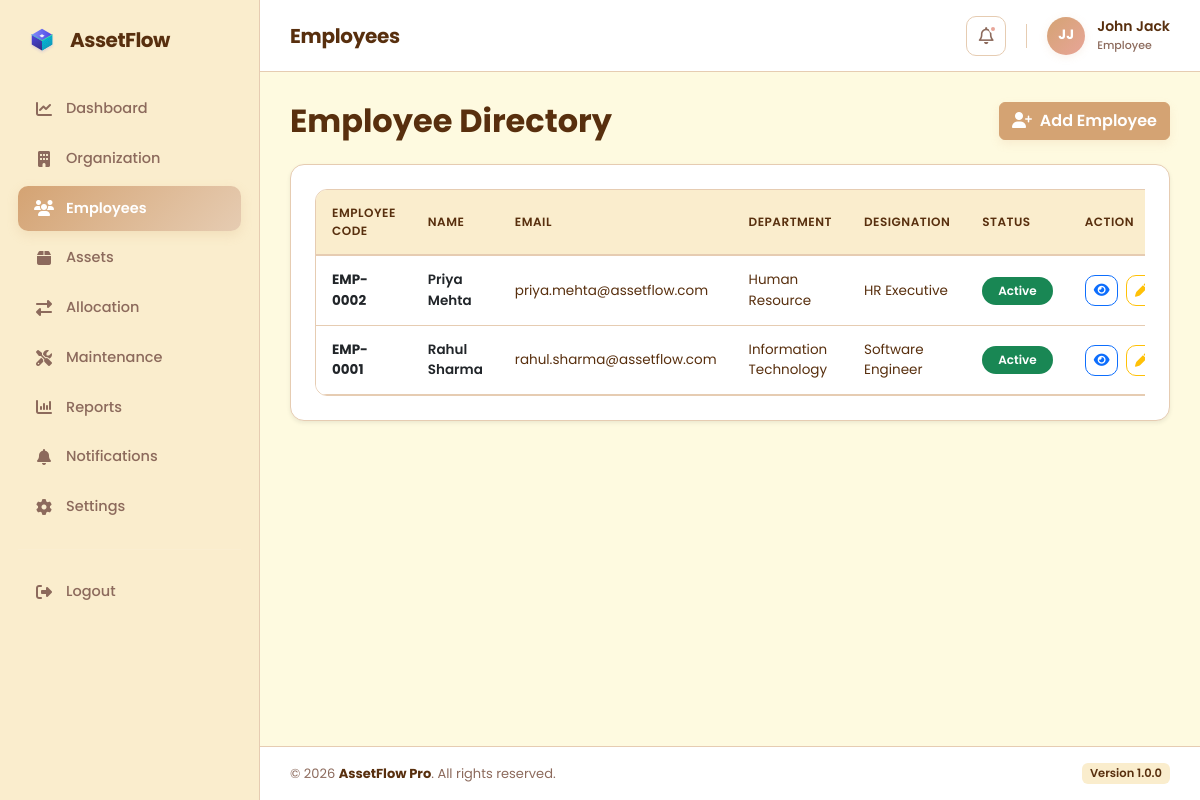
/AssetFlow/dashboard.php?page=employees (signed in), run on the app's committed database.
### tables this page shows
CREATE TABLE IF NOT EXISTS `employees` (
  `employee_id` int(11) NOT NULL AUTO_INCREMENT,
  `employee_code` varchar(20) NOT NULL,
  `first_name` varchar(100) NOT NULL,
  `last_name` varchar(100) NOT NULL,
  `email` varchar(150) DEFAULT NULL,
  `phone` varchar(20) DEFAULT NULL,
  `department_id` int(11) NOT NULL,
  `designation` varchar(100) DEFAULT NULL,
  `status` enum('Active','Inactive') DEFAULT 'Active',
  `created_at` timestamp NOT NULL DEFAULT current_timestamp(),
  PRIMARY KEY (`employee_id`),
  UNIQUE KEY `employee_code` (`employee_code`),
  UNIQUE KEY `email` (`email`),
  KEY `department_id` (`department_id`)
);

CREATE TABLE IF NOT EXISTS `departments` (
  `department_id` int(11) NOT NULL AUTO_INCREMENT,
  `department_name` varchar(100) NOT NULL,
  `manager_name` varchar(100) DEFAULT NULL,
  `description` text DEFAULT NULL,
  `department_code` varchar(20) DEFAULT NULL,
  `parent_department` int(11) DEFAULT NULL,
  `status` enum('Active','Inactive') DEFAULT 'Active',
  `created_at` timestamp NOT NULL DEFAULT current_timestamp(),
  PRIMARY KEY (`department_id`),
  UNIQUE KEY `department_name` (`department_name`),
  KEY `parent_department` (`parent_department`)
);

### AssetFlow/models/Employee.php (called while the page is built, shortened)
<?php
require_once __DIR__ . "/../config/database.php";
class Employee
{
    private $conn;
    public function __construct()
    {
        $db = new Database();
        $this->conn = $db->connect();
    }
    public function getAll()
    {
        $sql = "SELECT
                e.*,
                d.department_name
            FROM employees e
            INNER JOIN departments d
                ON e.department_id = d.department_id
            ORDER BY e.employee_id DESC";
        $stmt = $this->conn->prepare($sql);
        $stmt->execute();
        return $stmt->fetchAll(PDO::FETCH_ASSOC);
    }
}

### AssetFlow/config/database.php (called while the page is built, shortened)
<?php
class Database
{
    private $host = "localhost";
    private $db_name = "assetflow";
    private $username = "root";
    private $password = "";
    public function connect()
    {
        $this->conn = null;
        try {
            $this->conn = new PDO(
                "mysql:host={$this->host};dbname={$this->db_name};charset=utf8mb4",
                $this->username,
                $this->password
            );
            $this->conn->setAttribute(PDO::ATTR_ERRMODE, PDO::ERRMODE_EXCEPTION);
            $this->conn->setAttribute(PDO::ATTR_DEFAULT_FETCH_MODE, PDO::FETCH_ASSOC);
        } catch (PDOException $e) {
            die("Database Connection Failed : " . $e->getMessage());
        }
        return $this->conn;
    }
}

### AssetFlow/pages/employees.php (the view, shortened to what this page needs)
<?php
require_once ROOT_PATH . "/models/Employee.php";
$model = new Employee();
$employees = $model->getAll();
?>
<div class="d-flex justify-content-between align-items-center mb-4">
    <h2 class="fw-bold text-main mb-0">Employee Directory</h2>
    <button class="btn btn-primary" data-bs-toggle="modal" data-bs-target="#employeeModal">
        <i class="fa-solid fa-user-plus me-1"></i> Add Employee
    </button>
</div>
<div class="card shadow-sm border-0 mb-4">
    <div class="card-body p-4">
        <div class="table-responsive">
            <table class="table table-hover align-middle mb-0">
                <thead>
                    <tr>
                        <th>Employee Code</th>
                        <th>Name</th>
                        <th>Email</th>
                        <th>Department</th>
                        <th>Designation</th>
                        <th>Status</th>
                        <th style="width: 150px;">Action</th>
                    </tr>
                </thead>
                <tbody>
                    <?php if (count($employees) > 0): ?>
                        <?php foreach ($employees as $employee): ?>
                            <tr>
                                <td>
                                    <span class="fw-bold text-dark"><?= htmlspecialchars($employee['employee_code']); ?></span>
                                </td>
                                <td>
                                    <div class="fw-semibold text-dark">
                                        <?= htmlspecialchars($employee['first_name'] . " " . $employee['last_name']); ?>
                                    </div>
                                </td>
                                <td><?= htmlspecialchars($employee['email']); ?></td>
                                <td><?= htmlspecialchars($employee['department_name']); ?></td>
                                <td><?= htmlspecialchars($employee['designation']); ?></td>
                                <td>
                                    <?php
                                    $badgeColor = ($employee['status'] == "Active") ? "success" : "danger";
                                    ?>
                                    <span class="badge rounded-pill bg-<?= $badgeColor ?> px-3 py-2">
                                        <?= htmlspecialchars($employee['status']); ?>
                                    </span>
                                </td>
                                <td class="text-nowrap">
                                    <button class="btn btn-sm btn-outline-primary viewEmployee me-1"
                                            data-id="<?= $employee['employee_id']; ?>"
                                            data-bs-toggle="modal"
                                            data-bs-target="#viewEmployeeModal">
                                        <i class="fa-solid fa-eye"></i>
                                    </button>
                                    <button class="btn btn-sm btn-outline-warning editEmployee me-1"
                                            data-id="<?= $employee['employee_id']; ?>"
                                            data-bs-toggle="modal"
                                            data-bs-target="#employeeModal">
                                        <i class="fa-solid fa-pen"></i>
                                    </button>
                                </td>
                            </tr>
                        <?php endforeach; ?>
                    <?php endif; ?>
                </tbody>
            </table>
        </div>
    </div>
</div>

### AssetFlow/assets/css/main.css (style rules this page uses)
* { margin: 0; padding: 0; box-sizing: border-box; font-family: 'Poppins', sans-serif; }
:root { --primary: #d4a373; --primary-light: #e6ccb2; --primary-glow: rgba(212, 163, 115, 0.1); --bg-light: #fefae0; --card-bg: #ffffff; --card-border: #e6ccb2; --sidebar-bg: #faedcd; --text-main: #582f0e; --text-muted: #8c6a5c; }
body { background: var(--bg-light); color: var(--text-main); }
.card { background-color: var(--card-bg) !important; border: 1px solid var(--card-border) !important; border-radius: 14px !important; }
.btn-primary { background-color: var(--primary) !important; border-color: var(--primary) !important; color: #ffffff !important; font-weight: 600 !important; box-shadow: 0 4px 10px rgba(212, 163, 115, 0.15) !important; }
.table { border-collapse: separate; border-spacing: 0; border: 1px solid var(--card-border) !important; border-radius: 12px; overflow: hidden; background-color: var(--card-bg) !important; }
.table thead th, .table th { background-color: var(--sidebar-bg) !important; color: var(--text-main) !important; font-size: 12px; font-weight: 600; text-transform: uppercase; letter-spacing: 0.5px; padding: 14px 16px; border-bottom: 2px solid var(--card-border) !important; border-top: none !important; vertical-align: middle; }
.table td { padding: 14px 16px; border-bottom: 1px solid var(--card-border); color: var(--text-main); font-size: 13.5px; vertical-align: middle; }
.table tbody tr { transition: all 0.2s ease; }
.btn-outline-primary, .btn-outline-warning, .btn-outline-danger { border-radius: 10px; }
.badge { font-size: 12px; font-weight: 600; }
.btn { transition: all 0.2s cubic-bezier(0.4, 0, 0.2, 1) !important; }
.card, .card-box { transition: all 0.3s cubic-bezier(0.4, 0, 0.2, 1) !important; border-radius: 14px !important; }

### data on the page
employees: employee_code "EMP-0002", first_name+last_name "Priya Mehta", email "priya.mehta@assetflow.com", department.department_name "Human Resource", designation "HR Executive", status "Active"
employees: employee_code "EMP-0001", first_name+last_name "Rahul Sharma", email "rahul.sharma@assetflow.com", department.department_name "Information Technology", designation "Software Engineer", status "Active"

### other printed values
$title "Employees"
$initials "JJ"
$fullName "John Jack"
$userRole "Employee"
APP_NAME "AssetFlow Pro"
APP_VERSION "1.0.0"
